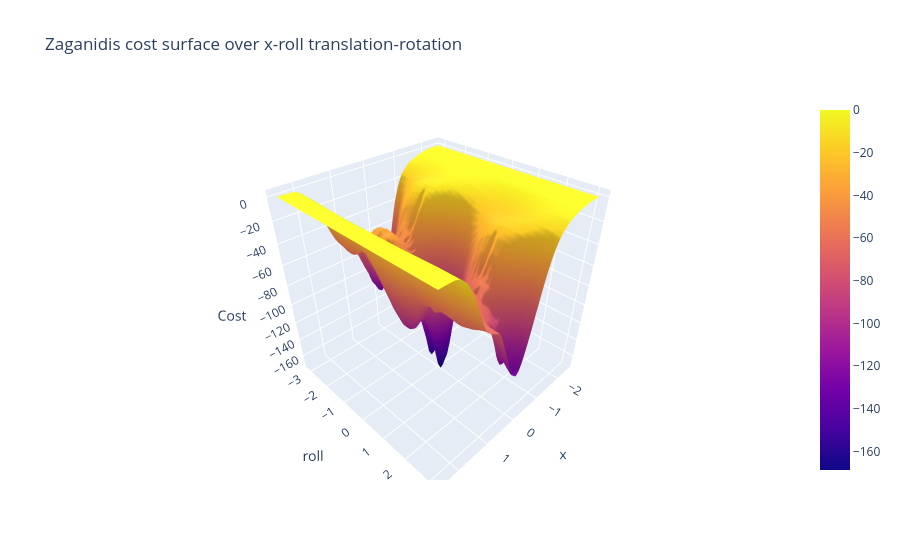

This figure's notebook cell:
### Code cell
x_r: tuple[float, float] = ( -2.5, 2.5 )
x_n: float = 51
rx_r: tuple[float, float] = ( -np.pi, np.pi )
rx_n: float = 101

x = np.linspace( x_r[0], x_r[1], x_n )
rx = np.linspace( rx_r[0], rx_r[1], rx_n )

samples = np.zeros( ( rx_n, x_n ) )
for i in tqdm( range( x_n ) ):
    for j in range( rx_n ):
        tar_pc.set_pose( np.array( [ x[i], 0, 0, rx[j], 0, 0 ] ).reshape(( 6, 1 )) )
        samples[j, i] = opt.f( tar_pc.get_points() )

plot.plot_sampled_surface( samples, x_r, rx_r, title = "Zaganidis cost surface over x-roll translation-rotation", x_label = "x", y_label = "roll", z_label = "Cost" ).show()

rx_idx, x_idx = np.unravel_index( np.argmin( samples ), samples.shape )
tar_pc.set_pose( np.array( [ x[x_idx], 0, 0, rx[rx_idx], 0, 0 ] ).reshape(( 6, 1 )) )

# gmin_tar_pc_pts = ( tar_pc.p.get_dcm() @ tar_pc_pts.T + tar_pc.p.get_position() ).T

# mesh.display_point_clouds( ref_pc_pts + [ gmin_tar_pc_pts ], ref_pc_vox + list( tar_pc_lbs ), "Sensed and reference point clouds after alignment" )

### Figure 1 — Plotly figure (JSON) as saved in the notebook; plotly's stock layout.template omitted (floating-point values rounded to 4 significant figures; data arrays with more than 128 entries replaced by an {"elided": "..."} marker saying what was removed)
{"data": [{"type": "surface", "x": [-2.5, -2.4, -2.3, -2.2, -2.1, -2.0, -1.9, -1.8, -1.7, -1.6, -1.5, -1.4, -1.3, -1.2, -1.1, -1.0, -0.9, -0.8, -0.7, -0.6, -0.5, -0.4, -0.3, -0.2, -0.1, 0.0, 0.1, 0.2, 0.3, 0.4, 0.5, 0.6, 0.7, 0.8, 0.9, 1.0, 1.1, 1.2, 1.3, 1.4, 1.5, 1.6, 1.7, 1.8, 1.9, 2.0, 2.1, 2.2, 2.3, 2.4, 2.5], "y": [-3.142, -3.079, -3.016, -2.953, -2.89, -2.827, -2.765, -2.702, -2.639, -2.576, -2.513, -2.45, -2.388, -2.325, -2.262, -2.199, -2.136, -2.073, -2.011, -1.948, -1.885, -1.822, -1.759, -1.696, -1.634, -1.571, -1.508, -1.445, -1.382, -1.319, -1.257, -1.194, -1.131, -1.068, -1.005, -0.9425, -0.8796, -0.8168, -0.754, -0.6912, -0.6283, -0.5655, -0.5027, -0.4398, -0.377, -0.3142, -0.2513, -0.1885, -0.1257, -0.06283, 4.441e-16, 0.06283, 0.1257, 0.1885, 0.2513, 0.3142, 0.377, 0.4398, 0.5027, 0.5655, 0.6283, 0.6912, 0.754, 0.8168, 0.8796, 0.9425, 1.005, 1.068, 1.131, 1.194, 1.257, 1.319, 1.382, 1.445, 1.508, 1.571, 1.634, 1.696, 1.759, 1.822, 1.885, 1.948, 2.011, 2.073, 2.136, 2.199, 2.262, 2.325, 2.388, 2.45, 2.513, 2.576, 2.639, 2.702, 2.765, 2.827, 2.89, 2.953, 3.016, 3.079, 3.142], "z": {"elided": "101x51 float values"}}], "layout": {"scene": {"xaxis": {"title": {"text": "x"}}, "yaxis": {"title": {"text": "roll"}}, "zaxis": {"title": {"text": "Cost"}}}, "title": {"text": "Zaganidis cost surface over x-roll translation-rotation"}}}
